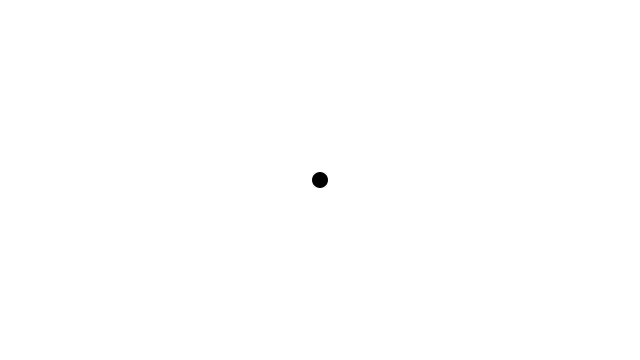
Frame 1 (no input)
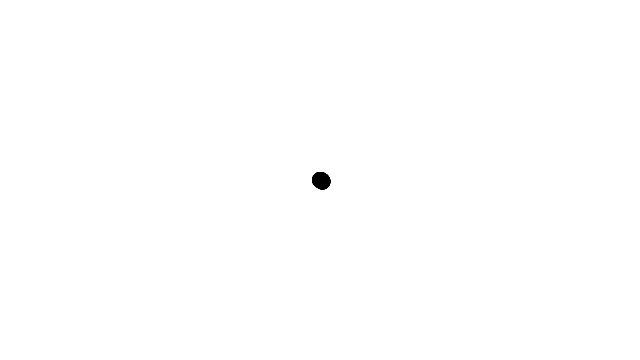
Frame 60 (the mouse pressed at the canvas centre just before this capture)
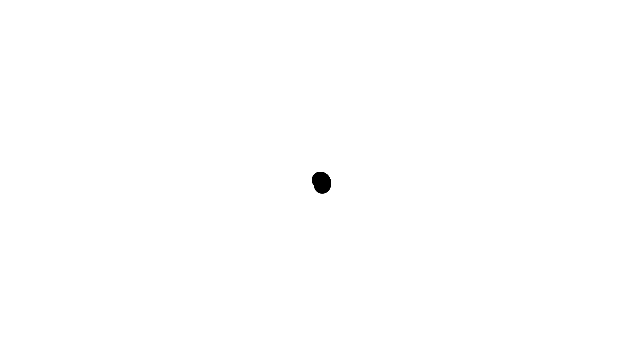
Frame 120 (the mouse held since frame 60 and released just before this capture)

The Processing sketch that drew these frames (run headless with seeded random() and noise(); from frame 60 on, the mouse is pressed at the canvas centre):

// Processing sketch: E3_4spiral
// ── E3_4spiral.pde
float r = 75; 
float theta = 0;

void setup(){
  size(640, 360);
  background(255);
  frameRate(200);
}

void draw(){
  r = theta*5;
  float x = r * cos(theta);
  float y = r * sin(theta);
  
  noStroke();
  fill(0);
  pushMatrix();
  translate(width/2, height/2);
    ellipse(x, y, 16, 16);
  popMatrix();
  theta +=.01;
}
